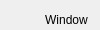
<?xml version="1.0" encoding="UTF-8"?>
<ui version="4.0">
 <class>CaptureToolbar</class>
 <widget class="QWidget" name="CaptureToolbar">
  <property name="windowTitle">
   <string>Glimpse</string>
  </property>
  <widget class="QWidget" name="panel">
  <layout class="QHBoxLayout" name="layout">
   <property name="spacing">
    <number>2</number>
   </property>
   <property name="leftMargin">
    <number>4</number>
   </property>
   <property name="topMargin">
    <number>4</number>
   </property>
   <property name="rightMargin">
    <number>4</number>
   </property>
   <property name="bottomMargin">
    <number>4</number>
   </property>
   <property name="sizeConstraint">
    <enum>QLayout::SetFixedSize</enum>
   </property>
   <item>
    <widget class="QToolButton" name="dragHandle">
     <property name="toolTip">
      <string>Drag to Move</string>
     </property>
     <property name="icon">
      <iconset resource="../../resources/glimpse.qrc">
       <normaloff>:/icons/drag_indicator.svg</normaloff>:/icons/drag_indicator.svg</iconset>
     </property>
     <property name="iconSize">
      <size>
       <width>24</width>
       <height>24</height>
      </size>
     </property>
     <property name="toolButtonStyle">
      <enum>Qt::ToolButtonIconOnly</enum>
     </property>
     <property name="autoRaise">
      <bool>true</bool>
     </property>
    </widget>
   </item>
   <item>
    <widget class="QToolButton" name="windowButton">
     <property name="toolTip">
      <string>Capture Window / Region (click a window or drag a rectangle; mouse wheel: parent / child)</string>
     </property>
     <property name="text">
      <string>Window</string>
     </property>
     <property name="icon">
      <iconset resource="../../resources/glimpse.qrc">
       <normaloff>:/icons/screenshot_region.svg</normaloff>:/icons/screenshot_region.svg</iconset>
     </property>
     <property name="iconSize">
      <size>
       <width>24</width>
       <height>24</height>
      </size>
     </property>
     <property name="toolButtonStyle">
      <enum>Qt::ToolButtonIconOnly</enum>
     </property>
     <property name="autoRaise">
      <bool>true</bool>
     </property>
    </widget>
   </item>
   <item>
    <widget class="QToolButton" name="scrollButton">
     <property name="toolTip">
      <string>Scrolling Capture, experimental (Esc to stop)</string>
     </property>
     <property name="text">
      <string>Scrolling</string>
     </property>
     <property name="icon">
      <iconset resource="../../resources/glimpse.qrc">
       <normaloff>:/icons/fit_page_height.svg</normaloff>:/icons/fit_page_height.svg</iconset>
     </property>
     <property name="iconSize">
      <size>
       <width>24</width>
       <height>24</height>
      </size>
     </property>
     <property name="toolButtonStyle">
      <enum>Qt::ToolButtonIconOnly</enum>
     </property>
     <property name="autoRaise">
      <bool>true</bool>
     </property>
    </widget>
   </item>
   <item>
    <widget class="QToolButton" name="freehandButton">
     <property name="toolTip">
      <string>Capture Freehand Region</string>
     </property>
     <property name="text">
      <string>Freehand</string>
     </property>
     <property name="icon">
      <iconset resource="../../resources/glimpse.qrc">
       <normaloff>:/icons/lasso_select.svg</normaloff>:/icons/lasso_select.svg</iconset>
     </property>
     <property name="iconSize">
      <size>
       <width>24</width>
       <height>24</height>
      </size>
     </property>
     <property name="toolButtonStyle">
      <enum>Qt::ToolButtonIconOnly</enum>
     </property>
     <property name="autoRaise">
      <bool>true</bool>
     </property>
    </widget>
   </item>
   <item>
    <widget class="QToolButton" name="fullScreenButton">
     <property name="toolTip">
      <string>Capture Full Screen</string>
     </property>
     <property name="text">
      <string>Full Screen</string>
     </property>
     <property name="icon">
      <iconset resource="../../resources/glimpse.qrc">
       <normaloff>:/icons/screenshot_monitor.svg</normaloff>:/icons/screenshot_monitor.svg</iconset>
     </property>
     <property name="iconSize">
      <size>
       <width>24</width>
       <height>24</height>
      </size>
     </property>
     <property name="toolButtonStyle">
      <enum>Qt::ToolButtonIconOnly</enum>
     </property>
     <property name="autoRaise">
      <bool>true</bool>
     </property>
    </widget>
   </item>
   <item>
    <widget class="QToolButton" name="pinButton">
     <property name="toolTip">
      <string>Pin a Region to the Screen</string>
     </property>
     <property name="text">
      <string>Pin</string>
     </property>
     <property name="icon">
      <iconset resource="../../resources/glimpse.qrc">
       <normaloff>:/icons/push_pin.svg</normaloff>:/icons/push_pin.svg</iconset>
     </property>
     <property name="iconSize">
      <size>
       <width>24</width>
       <height>24</height>
      </size>
     </property>
     <property name="toolButtonStyle">
      <enum>Qt::ToolButtonIconOnly</enum>
     </property>
     <property name="autoRaise">
      <bool>true</bool>
     </property>
    </widget>
   </item>
   <item>
    <widget class="QToolButton" name="recordButton">
     <property name="toolTip">
      <string>Record Screen (press again to stop)</string>
     </property>
     <property name="text">
      <string>Record</string>
     </property>
     <property name="icon">
      <iconset resource="../../resources/glimpse.qrc">
       <normaloff>:/icons/videocam.svg</normaloff>:/icons/videocam.svg</iconset>
     </property>
     <property name="iconSize">
      <size>
       <width>24</width>
       <height>24</height>
      </size>
     </property>
     <property name="toolButtonStyle">
      <enum>Qt::ToolButtonIconOnly</enum>
     </property>
     <property name="autoRaise">
      <bool>true</bool>
     </property>
    </widget>
   </item>
   <item>
    <widget class="QToolButton" name="qrButton">
     <property name="toolTip">
      <string>Scan QR Code in a Region</string>
     </property>
     <property name="text">
      <string>QR Code</string>
     </property>
     <property name="icon">
      <iconset resource="../../resources/glimpse.qrc">
       <normaloff>:/icons/qr_code_scanner.svg</normaloff>:/icons/qr_code_scanner.svg</iconset>
     </property>
     <property name="iconSize">
      <size>
       <width>24</width>
       <height>24</height>
      </size>
     </property>
     <property name="toolButtonStyle">
      <enum>Qt::ToolButtonIconOnly</enum>
     </property>
     <property name="autoRaise">
      <bool>true</bool>
     </property>
    </widget>
   </item>
   <item>
    <widget class="QToolButton" name="ocrButton">
     <property name="toolTip">
      <string>Recognize Text in a Region, to copy or translate it</string>
     </property>
     <property name="text">
      <string>Text</string>
     </property>
     <property name="icon">
      <iconset resource="../../resources/glimpse.qrc">
       <normaloff>:/icons/document_scanner.svg</normaloff>:/icons/document_scanner.svg</iconset>
     </property>
     <property name="iconSize">
      <size>
       <width>24</width>
       <height>24</height>
      </size>
     </property>
     <property name="toolButtonStyle">
      <enum>Qt::ToolButtonIconOnly</enum>
     </property>
     <property name="autoRaise">
      <bool>true</bool>
     </property>
    </widget>
   </item>
   <item>
    <widget class="QToolButton" name="crosshairButton">
     <property name="toolTip">
      <string>Crosshair / Color Picker: position, color and distance (double-click: pick the color)</string>
     </property>
     <property name="text">
      <string>Crosshair</string>
     </property>
     <property name="icon">
      <iconset resource="../../resources/glimpse.qrc">
       <normaloff>:/icons/my_location.svg</normaloff>:/icons/my_location.svg</iconset>
     </property>
     <property name="iconSize">
      <size>
       <width>24</width>
       <height>24</height>
      </size>
     </property>
     <property name="toolButtonStyle">
      <enum>Qt::ToolButtonIconOnly</enum>
     </property>
     <property name="autoRaise">
      <bool>true</bool>
     </property>
    </widget>
   </item>
   <item>
    <widget class="QToolButton" name="rulerButton">
     <property name="toolTip">
      <string>Screen Ruler: measure in pixels, horizontally and vertically</string>
     </property>
     <property name="text">
      <string>Ruler</string>
     </property>
     <property name="icon">
      <iconset resource="../../resources/glimpse.qrc">
       <normaloff>:/icons/square_foot.svg</normaloff>:/icons/square_foot.svg</iconset>
     </property>
     <property name="iconSize">
      <size>
       <width>24</width>
       <height>24</height>
      </size>
     </property>
     <property name="toolButtonStyle">
      <enum>Qt::ToolButtonIconOnly</enum>
     </property>
     <property name="autoRaise">
      <bool>true</bool>
     </property>
    </widget>
   </item>
   <item>
    <widget class="QToolButton" name="whiteboardButton">
     <property name="toolTip">
      <string>Screen Whiteboard: draw over the live screen, a frozen one, or a whiteboard</string>
     </property>
     <property name="text">
      <string>Whiteboard</string>
     </property>
     <property name="icon">
      <iconset resource="../../resources/glimpse.qrc">
       <normaloff>:/icons/draw.svg</normaloff>:/icons/draw.svg</iconset>
     </property>
     <property name="iconSize">
      <size>
       <width>24</width>
       <height>24</height>
      </size>
     </property>
     <property name="toolButtonStyle">
      <enum>Qt::ToolButtonIconOnly</enum>
     </property>
     <property name="autoRaise">
      <bool>true</bool>
     </property>
    </widget>
   </item>
   <item>
    <widget class="QToolButton" name="delayButton">
     <property name="toolTip">
      <string>Delay Before Capture</string>
     </property>
     <property name="icon">
      <iconset resource="../../resources/glimpse.qrc">
       <normaloff>:/icons/timer.svg</normaloff>:/icons/timer.svg</iconset>
     </property>
     <property name="iconSize">
      <size>
       <width>24</width>
       <height>24</height>
      </size>
     </property>
     <property name="popupMode">
      <enum>QToolButton::InstantPopup</enum>
     </property>
     <property name="toolButtonStyle">
      <enum>Qt::ToolButtonIconOnly</enum>
     </property>
     <property name="autoRaise">
      <bool>true</bool>
     </property>
    </widget>
   </item>
   <item>
    <widget class="QToolButton" name="openButton">
     <property name="toolTip">
      <string>Open Images to Edit (or drop image files on the toolbar)</string>
     </property>
     <property name="text">
      <string>Open</string>
     </property>
     <property name="icon">
      <iconset resource="../../resources/glimpse.qrc">
       <normaloff>:/icons/folder_open.svg</normaloff>:/icons/folder_open.svg</iconset>
     </property>
     <property name="iconSize">
      <size>
       <width>24</width>
       <height>24</height>
      </size>
     </property>
     <property name="toolButtonStyle">
      <enum>Qt::ToolButtonIconOnly</enum>
     </property>
     <property name="autoRaise">
      <bool>true</bool>
     </property>
    </widget>
   </item>
   <item>
    <widget class="QFrame" name="separator">
     <property name="minimumSize">
      <size>
       <width>1</width>
       <height>20</height>
      </size>
     </property>
     <property name="maximumSize">
      <size>
       <width>1</width>
       <height>16777215</height>
      </size>
     </property>
     <property name="styleSheet">
      <string notr="true">background-color: palette(mid);</string>
     </property>
     <property name="frameShape">
      <enum>QFrame::NoFrame</enum>
     </property>
    </widget>
   </item>
   <item>
    <widget class="QToolButton" name="settingsButton">
     <property name="toolTip">
      <string>Settings</string>
     </property>
     <property name="text">
      <string>Settings</string>
     </property>
     <property name="icon">
      <iconset resource="../../resources/glimpse.qrc">
       <normaloff>:/icons/settings.svg</normaloff>:/icons/settings.svg</iconset>
     </property>
     <property name="iconSize">
      <size>
       <width>24</width>
       <height>24</height>
      </size>
     </property>
     <property name="toolButtonStyle">
      <enum>Qt::ToolButtonIconOnly</enum>
     </property>
     <property name="autoRaise">
      <bool>true</bool>
     </property>
    </widget>
   </item>
   <item>
    <widget class="QToolButton" name="minimizeButton">
     <property name="toolTip">
      <string>Minimize to Tray</string>
     </property>
     <property name="icon">
      <iconset resource="../../resources/glimpse.qrc">
       <normaloff>:/icons/remove.svg</normaloff>:/icons/remove.svg</iconset>
     </property>
     <property name="iconSize">
      <size>
       <width>24</width>
       <height>24</height>
      </size>
     </property>
     <property name="toolButtonStyle">
      <enum>Qt::ToolButtonIconOnly</enum>
     </property>
     <property name="autoRaise">
      <bool>true</bool>
     </property>
    </widget>
   </item>
  </layout>
  </widget>
 </widget>
 <resources>
  <include location="../../resources/glimpse.qrc"/>
 </resources>
 <connections/>
</ui>
